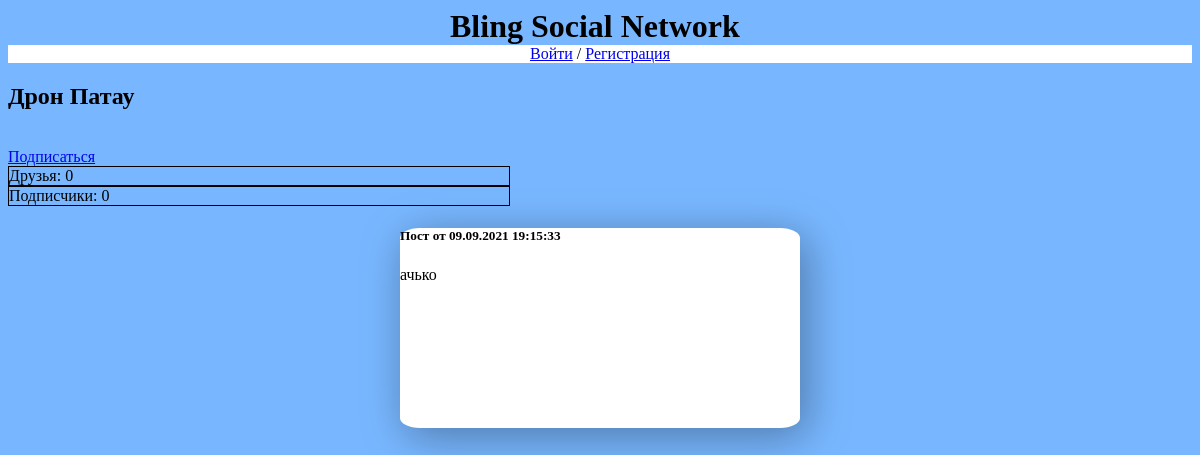
Page /user/urheilunen/ on the earlier database version.
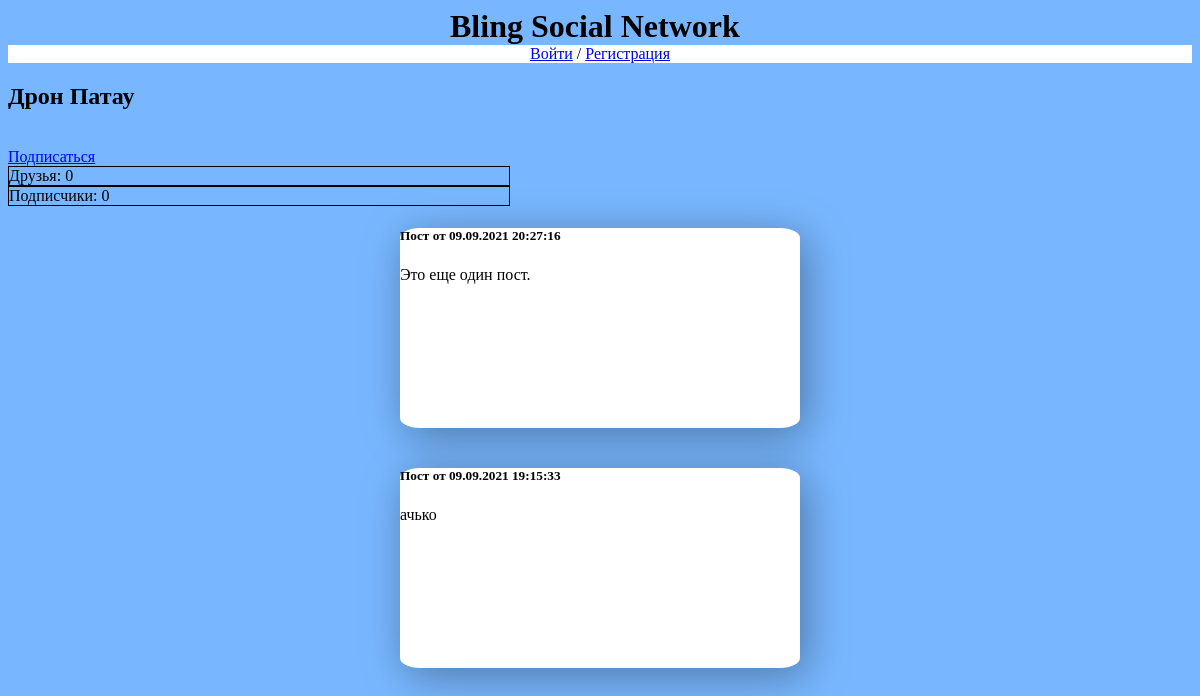
Same page on the later database version.
### bling/models.py (models this page shows)
class BlingPost(models.Model):
    text = models.TextField(null=True, blank=True, verbose_name='Текст')
    images = models.ForeignKey('BlingImage', on_delete=models.SET_NULL, null=True, blank=True, verbose_name='Изображения')
    author = models.ForeignKey(User, on_delete=models.CASCADE, related_name='posts', verbose_name='Автор', null=True)
    liked_by = models.ForeignKey(User, on_delete=models.DO_NOTHING, null=True, blank=True, verbose_name='Понравилось')
    created_on = models.DateTimeField(auto_now_add=True, verbose_name='Дата публикации')
    class Meta:
        verbose_name = 'Пост'
        verbose_name_plural = 'Посты'
        ordering = ['-created_on']

### bling/views.py (the view)
# urls.py: path('user/<str:user_id>/', user_profile, name='user_profile'),
def user_profile(request, user_id):
    blinguser = User.objects.get(username=user_id)
    friends = blinguser.profile.friends.all()
    friends_amount = len(friends)
    subs = blinguser.profile.subscribers.all()
    subs_amount = len(subs)
    blingposts = BlingPost.objects.filter(author=blinguser)
    if request.user == blinguser:
        is_own_page = True
        is_current_user_subscribed = False
        is_current_user_friend = False
    else:
        is_own_page = False
        if request.user in subs:
            is_current_user_subscribed = True
            is_current_user_friend = False
        elif request.user in friends:
            is_current_user_subscribed = False
            is_current_user_friend = True
        else:
            is_current_user_subscribed = False
            is_current_user_friend = False
    if friends_amount > 3:
        friends = friends[:3]
    if subs_amount > 3:
        subs = subs[:3]
    context = {
        'blinguser': blinguser,
        'blingposts': blingposts,
        'friends': friends,
        'friends_amount': friends_amount,
        'subs': subs,
        'subs_amount': subs_amount,
        'is_own_page': is_own_page,
        'is_current_user_subscribed': is_current_user_subscribed,
        'is_current_user_friend': is_current_user_friend,
    }
    return render(request, 'bling/user_profile.html', context)

### bling/templates/bling/user_profile.html (shortened to what this page needs)
{% extends "layout/basic.html" %}
{% block content %}
{% if blinguser.first_name or blinguser.lastname %}
        <h1>{{ blinguser.first_name }} {{ blinguser.last_name }}</h1>
    {% else %}
        <h1>{{ blinguser.username }}</h1>
    {% endif %}
<br>
{% if not is_own_page %}
    {% if is_current_user_subscribed %}
        <a title="Отменить подписку" href="{% url 'unsubscribe' blinguser.username %}">Вы подписаны</a>
    {% elif is_current_user_friend %}
        <a title="Удалить из друзей" href="{% url 'unsubscribe' blinguser.username %}">Вы друзья</a>
    {% else %}
        <a title="Подписаться" href="{% url 'subscribe' blinguser.username %}">Подписаться</a>
    {% endif %}
{% endif %}
<div style="border: 1px solid black; position: relative; width: 500px">
    Друзья: {{ friends_amount }}
</div>
<div style="border: 1px solid black; position: relative; width: 500px">
    Подписчики: {{ subs_amount }}
</div>
{% for blingpost in blingposts %}
<div class="post">
    <h5>Пост от {{ blingpost.created_on|date:"d.m.Y H:i:s" }}</h5>
    <p>{{ blingpost.text }}</p><br>
</div><br>
{% endfor %}
{% endblock %}

Differences in the rows shown:
added BlingPost: created_on "09.09.2021 20:27:16", text "Это еще один пост."
